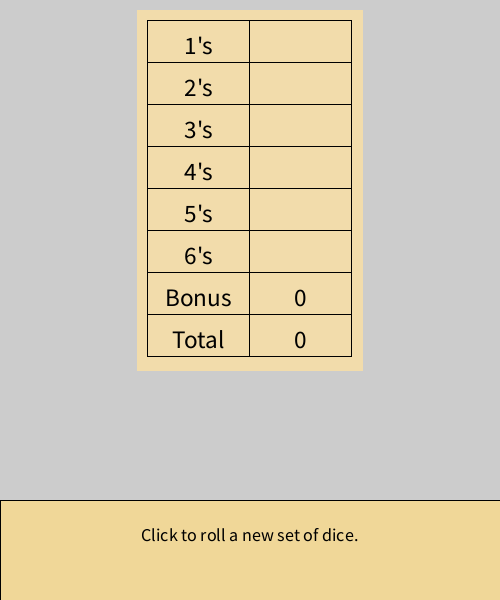
Frame 1 (no input)
Frame 60 (the mouse pressed at the canvas centre just before this capture): identical to frame 1, image omitted
Frame 120 (the mouse held since frame 60 and released just before this capture): identical to frame 1, image omitted

The Processing sketch that drew this single still picture (run headless with seeded random() and noise(); from frame 60 on, the mouse is pressed at the canvas centre):

// Processing sketch: ChukwuochaChukwunazaLab10Gold
// ── ChukwuochaChukwunazaLab10Gold.pde
/**
 * Template - Gold exercise
 * Fall Lab 10 - COMP 1010
 * 
 * Simplified Yahtzee game - phase 3
 * Use the first half of the score sheet. Allow the player
 * to play 6 turns and score the numbers 1-6. Handle the
 * bonus and total score.
 * 
 */

//Constants controlling the game.
//The number of sides should not be changed since the
//graphics only handles from 1-6 dots.
//In this version, the number of dice or turns could be varied.
final int NUM_SIDES=6;   //Sides on the dice
final int NUM_DICE=5;    //The number of dice used
final int NUM_REROLLS=2; //Number of rerolls after the initial roll

//-------- Bronze -------------------------------------

//Put your Bronze code here

//***Add the variable storing the dice here:
int[] numDice = new int[NUM_DICE];

void rollDice() {
  for (int i=0; i<NUM_DICE; i++)
  {
    numDice[i] = (int)random(1, NUM_SIDES+1);
  }
}//rollDice

void showDiceRoll() {
  for (int i=0; i<NUM_DICE; i++)
  {
    drawDie(i, numDice[i]);
  }
}//showDiceRoll


//-------- Silver -------------------------------------

//Put your Silver code here

void reroll(boolean[] diceToRoll) {
  //diceToRoll = new boolean[NUM_DICE];

  for (int i=0; i<NUM_DICE; i++)
  {
    if (diceToRoll[i])
    {
      numDice[i] = (int)random(1, NUM_SIDES+1);
    }
  }
}//reroll

int scoreAs(int chosenNumber) {
  int score = 0;
  for (int i=0; i<NUM_DICE; i++)
  {
    if (chosenNumber == numDice[i])
    {
      score += chosenNumber;
    }
  }
  return score;
}//scoreAs

//-------- Gold -------------------------------------

int EMPTY = -1;              //Special code for a blank unused row
int BONUS_THRESHOLD = (NUM_SIDES)*(NUM_SIDES+1)*3/2; //This is 3 of each number from 1 to NUM_SIDES
int BONUS_VALUE = 35;        //The bonus for getting the above value

int[] scoreSheet;// = new int[8];// = new int[8];  //The variable that should hold a score sheet array


void resetScoreSheet() 
{
  scoreSheet = new int[8];
  
  for (int i=0; i<scoreSheet.length-2; i++)
  {
    scoreSheet[i] = EMPTY;
  }
  for (int j=6; j<scoreSheet.length; j++)
  {
    scoreSheet[j] = 0;
  }
}

boolean enterScore(int row, int score) 
{
  boolean emptyRowSelected = false; 

  for (int i=0; i<scoreSheet.length-2; i++)
  {
    if (row == i && scoreSheet[i] == EMPTY)
    {
      emptyRowSelected = true;
      scoreSheet[i] = score;
      scoreSheet[7] += score;
    } else 
    {
      emptyRowSelected = false;
    }
  }
  return emptyRowSelected;
}//enterScore

//==================================================================
//
//    SUPPLIED CODE - DO NOT EDIT ANYTHING BELOW THIS LINE

int rerollsMade = 0;        //Keep track of the number of rerolls done
boolean turnOver = true;    //True means a new turn will star on the next click
boolean scoringPhase = false; //True means the next click will choose where to score the roll
boolean gameOver = false;   //True when all turns have been played and the game is over
int turnsPlayed = 0;        //The number of turns that have been completed.

final int BG_COLOR = 192;   //Light grey background colour.

final String REROLL_MESSAGE = "Click all the dice you want to reroll.\nThen click anywhere else to roll.";
final String ROLL_MESSAGE = "Click to roll a new set of dice.";

//This variable keeps track of which dice are to be rerolled.
//This will also control whether dice are red or grey.
boolean[] diceToRoll = new boolean[NUM_DICE];

final int WIDTH = 500, HEIGHT = 600; //MUST MATCH THE size() COMMAND BELOW

//--------------------------------------------------------------

void setup() {
  size(500, 600);
  displayMessage(ROLL_MESSAGE);
  resetScoreSheet();
  drawScoreSheet(scoreSheet);
}//setup

//--------------------------------------------------------------

void draw() {
}//draw

//--------------------------------------------------------------

void mouseClicked() {
  /* This is really the main function that controls the entire flow
   of the game, since everything happens as a result of a mouse
   click.
   */
  if (gameOver) return; //Just ignore everything after the game is over.

  if (turnOver)    //If the previous turn was over,
    if (scoringPhase) { //If it has not been scored yet, score it.
      int rowChosen = checkScoreClick();
      if (rowChosen>=0) { //if it's a click on scoring cell at all
        //try to score it
        boolean valid = enterScore(rowChosen, scoreAs(rowChosen+1));
        if (valid) { 
          drawScoreSheet(scoreSheet); //It worked. Draw the new score sheet
          scoringPhase = false;       //We're not scoring any more.
          turnsPlayed++;              //That's one more turn completed
          if (turnsPlayed == NUM_SIDES) {  //If it was the last turn.
            gameOver = true;            //Game over
            displayMessage("Game Over. Thanks for playing.");
          } else //It wasn't the last turn. Ask to roll fresh dice.
          displayMessage(ROLL_MESSAGE);
        }//if scoresheet cell was empty
      }//if scoresheet cell chosen
    }//if in the socring phase
    else
      startTurn(); //Else start a new turn
  else { //We're in the middle of a turn, doing rerolls
    int clickedDie = checkForDieClick(); //See which die was clicked, if any
    if (clickedDie>=0) {
      //When a die is clicked, just change its status and redraw the dice.
      diceToRoll[clickedDie] = !diceToRoll[clickedDie];
      showDiceRoll();
    } else
      doReroll(); //A click anywhere else means reroll the selected dice
  }
}//mouseClicked

//--------------------------------------------------------------

void startTurn() {
  //Start a new turn with a fresh roll of the dice.
  rollDice();           //Roll the dice, and start a new turn
  background(BG_COLOR); //Erase the canvas
  showDiceRoll();       //Draw the dice
  drawScoreSheet(scoreSheet);
  turnOver = false;     //Indicate that the turn has started
  displayMessage("You have "+NUM_REROLLS+" rerolls.\n"+REROLL_MESSAGE);
  rerollsMade = 0;
}

//--------------------------------------------------------------

void doReroll() {
  //Reroll the dice that are selected (grey) and update the dice and message.
  background(BG_COLOR);
  reroll(diceToRoll);
  for (int i=0; i<NUM_DICE; i++) //Reset all dice back to..
    diceToRoll[i]=false;        //..unselected or red.
  showDiceRoll();
  drawScoreSheet(scoreSheet);
  rerollsMade++;
  if (rerollsMade < NUM_REROLLS)
    displayMessage("You have "+(NUM_REROLLS-rerollsMade)+" rerolls left.\n"+REROLL_MESSAGE);
  else {
    turnOver = true;
    scoreTheTurn();
  }
}//doReroll

//--------------------------------------------------------------

void scoreTheTurn() {
  displayMessage("Click on an empty score box to score that number.");
  scoringPhase = true; //Just set the flag and wait for mouse clicks.
}//scoreTheTurn

//--------------------------------------------------------------

int checkForDieClick() {
  //Check all of the dice to see if any were clicked on.
  //Retrun the die number if so, else return -1.
  for (int die=0; die<NUM_DICE; die++)
    if (clickInDie(die))
      return die;
  return -1;
}

//--------------------------------------------------------------
//  Constants that control the way the dice, scoresheet, and
//  message area are displayed graphically.

//Message box at the bottom
final int MESSAGE_HEIGHT = 100;    //Bottom 50 pixels of the window
final int MESSAGE_BG = #F0D798;   //A light orange background

//Dice
final float X_SPACING = (float)WIDTH/NUM_DICE;       //X spacing of the dice
final float DIE_SIZE = X_SPACING*0.8;    //width and height of one die
final float X_LEFT_DIE = X_SPACING*0.1;  //left side of the leftmost die
final float Y_OFFSET = X_SPACING*0.15;   //slight Y offset of the odd-numbered ones
final float Y_POSITION = HEIGHT-DIE_SIZE-Y_OFFSET-MESSAGE_HEIGHT; //Y coordinate of most dice
final float PIP_OFFSET = DIE_SIZE/3.5;  //Distance from centre to pips, and between pips
final float PIP_DIAM = DIE_SIZE/5;    //Diameter of the pips (dots)

//Scoresheet
final int SS_MARGIN = 10; //Top and bottom margins
final int SS_HEIGHT = (int)(HEIGHT-MESSAGE_HEIGHT-X_SPACING-SS_MARGIN*4); //Space left after dice and messages
final int SS_WIDTH = (int)(WIDTH*0.45);   //Use about 45% of the width available
final int SS_LEFT = (WIDTH-SS_WIDTH)/2;   //and centre it
final int SS_TOP = SS_MARGIN;       //Starts one margin away from the top of the window
final int SS_ROWS = NUM_SIDES+2;     //Number of rows will be 2 more that the sides (6)
final int SS_BACKGROUND = #F2DCAB;  //Light yellow-orange background
final String[] TITLES = {"1's", "2's", "3's", "4's", "5's", "6's", "Bonus", "Total"};

//--------------------------------------------------------------

void displayMessage(String message) {
  //Display the given message in the centre of the message area.
  //Draw the coloured box to erase any old message
  fill(MESSAGE_BG);
  rect(0, height-MESSAGE_HEIGHT, width, MESSAGE_HEIGHT);
  //Set the text size, and colour.
  final int TEXT_SIZE = 18;
  textSize(TEXT_SIZE);
  fill(0);
  //Allow for multi-line messages. Count the \n characters to see.
  int numLines = 1; //One by default
  for (int i=0; i<message.length(); i++)
    if (message.charAt(i) == '\n')
      numLines++; //Add one more line for every \n character found
  text(message, (width-textWidth(message))/2, 
    (height-MESSAGE_HEIGHT/2)-TEXT_SIZE*numLines/2);
}
//--------------------------------------------------------------

boolean clickInDie(int dieNumber) {
  //Check to see if the indicated die was clicked on.
  //This function requires some of the constants above.
  float dieX = X_LEFT_DIE+dieNumber*X_SPACING;
  float dieY = Y_POSITION-Y_OFFSET*(dieNumber%2);
  return mouseX>=dieX && mouseX<=dieX+DIE_SIZE &&
    mouseY>=dieY && mouseY<=dieY+DIE_SIZE;
}

//--------------------------------------------------------------

int checkScoreClick() {
  //Check for a click in a valid scoring box. Return the number of the box
  //if a blank box is clicked, or -1 if the click is not in a valid box at all.
  for (int r=0; r<NUM_SIDES; r++) {
    //Determine where the rectangle for that score entry is
    float colWidth = (SS_WIDTH-2*SS_MARGIN)/2;
    float rowHeight = (SS_HEIGHT-2*SS_MARGIN)/SS_ROWS;
    float left = SS_LEFT+SS_MARGIN+colWidth;
    float top = SS_TOP+SS_MARGIN+r*rowHeight;
    //Check for a click in that rectangle
    if (clickIn(left, top, colWidth, rowHeight))
      return r;
  }//for each row in the score sheet
  return -1; //Nothing valid was clicked
}

//--------------------------------------------------------------

boolean clickIn(float left, float top, float wide, float high) {
  /* Determine whether or not the values of mouseX and mouseY
   mean that the cursor is inside the rectangle with the
   given position and size.
   */
  return mouseX>=left && mouseX<=left+wide &&
    mouseY>=top && mouseY<=top+high;
}

//--------------------------------------------------------------

void drawDie(int position, int value) {
  /* Draw one die in thecanvas.
   * **This will only work for dice with up to 6 sides.**
   *   position - must be 0..NUM_DICE-1, indicating which die is being drawn
   *   value - must be 1..6, the amount showing on that die
   */

  //From the constants above, and which die it is, find its top left corner
  float dieX = X_LEFT_DIE+position*X_SPACING;
  float dieY = Y_POSITION-Y_OFFSET*(position%2);

  //1.Draw either red or medium grey square with a black outline
  stroke(0); //Black outline
  if (diceToRoll[position])
    fill(128); //Grey fill for dice to reroll
  else
    fill(255, 0, 0); //Red fill for dice to keep
  rect(dieX, dieY, DIE_SIZE, DIE_SIZE);

  //2.Draw the pips (dots)
  fill(255);   //White dots
  stroke(255); //White outline

  //The centre dot (if the value is odd)
  if (1 == value%2)
    ellipse(dieX+DIE_SIZE/2, dieY+DIE_SIZE/2, PIP_DIAM, PIP_DIAM);

  //The top-left and bottom-right dots (if the value is more than 1)
  if (value>1) {
    ellipse(dieX+DIE_SIZE/2-PIP_OFFSET, 
      dieY+DIE_SIZE/2+PIP_OFFSET, PIP_DIAM, PIP_DIAM);
    ellipse(dieX+DIE_SIZE/2+PIP_OFFSET, 
      dieY+DIE_SIZE/2-PIP_OFFSET, PIP_DIAM, PIP_DIAM);
  }//if

  //The bottom-left and top-right dots (if the value is more than 3)
  if (value>3) {
    ellipse(dieX+DIE_SIZE/2+PIP_OFFSET, 
      dieY+DIE_SIZE/2+PIP_OFFSET, PIP_DIAM, PIP_DIAM);
    ellipse(dieX+DIE_SIZE/2-PIP_OFFSET, 
      dieY+DIE_SIZE/2-PIP_OFFSET, PIP_DIAM, PIP_DIAM);
  }//if

  //The left and right dots (only if the value is 6)
  if (value==6) {
    ellipse(dieX+DIE_SIZE/2-PIP_OFFSET, 
      dieY+DIE_SIZE/2, PIP_DIAM, PIP_DIAM);
    ellipse(dieX+DIE_SIZE/2+PIP_OFFSET, 
      dieY+DIE_SIZE/2, PIP_DIAM, PIP_DIAM);
  }//if
}//drawDie

//--------------------------------------------------------------

void drawScoreSheet(int[] score) {
  /* Draw a "Yahtzee" score sheet (or half of one, anyway)
   containing the given scores.
   */

  //Draw the overall rectangle, and calculate the size of the small boxes.
  fill(SS_BACKGROUND);
  stroke(SS_BACKGROUND);
  rect(SS_LEFT, SS_TOP, SS_WIDTH, SS_HEIGHT);
  stroke(0); //Inset black rectangles
  float colWidth = (SS_WIDTH-2*SS_MARGIN)/2;         //There are 2 columns
  float rowHeight = (SS_HEIGHT-2*SS_MARGIN)/SS_ROWS;

  //Draw all of the rows and columns of the sheet
  for (int r=0; r<SS_ROWS; r++)
    for (int col=0; col<2; col++) { //Always 2 columns - titles and scores
      //Determine what should be drawn in this position
      String contents;
      if (col==0)
        contents = TITLES[r];
      else if (score[r]==EMPTY)
        contents = " ";
      else
        contents = str(score[r]);
      //Draw the contents of this small rectangular area
      boxedText(contents, SS_BACKGROUND, 
        SS_LEFT+SS_MARGIN+col*colWidth, 
        SS_TOP+SS_MARGIN+r*rowHeight, 
        colWidth, rowHeight);
    }//nested for
}//drawScoreSheet

//--------------------------------------------------------------

void boxedText(String textToDraw, int colour, 
  float left, float top, float wide, float high) {
  /* Draw the given text, against a background of the supplied
   colour, in the given rectangular area. The text should be
   exactly centred, and with a text size that is
   TEXT_SIZE_FACTOR of the height of the rectangle.
   There will be black text and a black outline to the box.
   */
  final float TEXT_SIZE_FACTOR = 0.60;

  fill(colour);
  stroke(0); //Black outline
  rect(left, top, wide, high);
  fill(0); //Black text
  float textHeight = high*TEXT_SIZE_FACTOR;
  textSize(textHeight);
  float textLeft = left+(wide/2)-textWidth(textToDraw)/2;
  float textBase = top+high/2+textHeight/2;
  text(textToDraw, textLeft, textBase);
}
